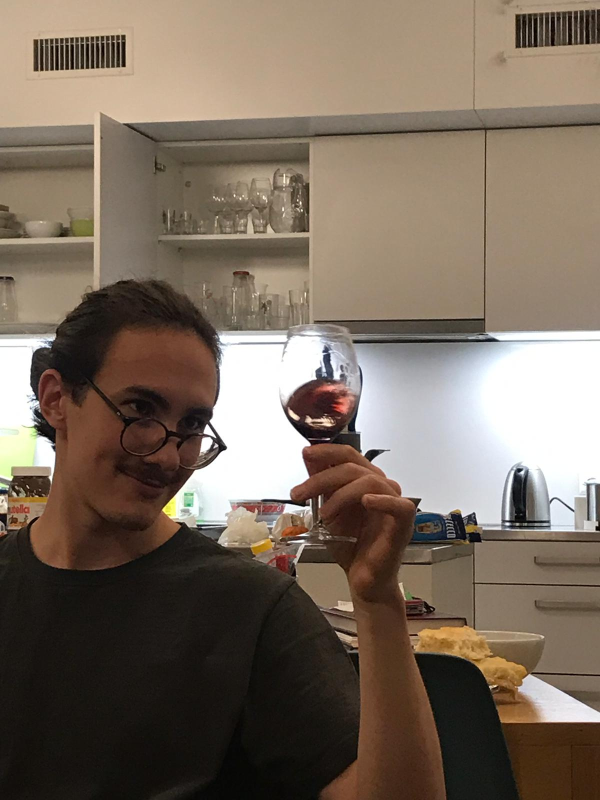
#> input picture IMG-20200229-WA0006.jpg, 1200 x 1600 px (shown at 1/2 size)
$ python -i bi.py   (imports and definitions only)
#> lines starting #> are read from the running program, lines starting #| are printed output that depends on the picture
import numpy as np
import cv2 as cv
import math
import time
import os

# NOTE: in cv x corresponds to width and y to height, however height has index 0 and width has 1

# testing
directory = '/home/jonas/Projects/Beerxels/Data' # directory that contains all the images,


def F(R,width,height): # calculate total number of circles given width, height and radius (R) and subtract the actual bigbatch nuber
		return bigbatch - width/(2*R) + 0.5 - (width*height)/(2*math.sqrt(3)*pow(R,2)) + width/(math.sqrt(3)*R) + height/(2*math.sqrt(3)*R) - 1/math.sqrt(3)

def f(R,width,height): # calculate derivative of F
		return width/(2*pow(R,2)) + (width*height)/(math.sqrt(3)*pow(R,3)) - width/(math.sqrt(3)*pow(R,2)) - height/(2*math.sqrt(3)*pow(R,2))

def analyzepic(picpath):
	## INPUT:
	## PREPROCESSING ##
#> called with picpath = 'IMG-20200229-WA0006.jpg'
	img = cv.imread(picpath)
#> img is the input picture: shape (1600, 1200, 3); mean B, G, R 94.7, 108.3, 122.5
	img = cv.medianBlur(img,3)	# blur
	scaling = 0.2
	width = int(img.shape[1]*scaling)
#> width = 240
	height = int(img.shape[0]*scaling)
#> height = 320
	dim = (width,height)
#> dim = (240, 320)
	img = cv.resize(img, dim, interpolation = cv.INTER_AREA)
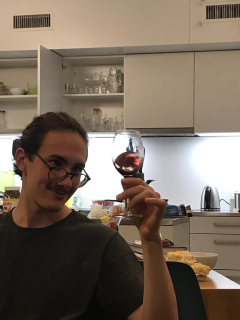
#> img: shape (320, 240, 3); mean B, G, R 94.7, 108.3, 122.5


	# visually check if sizing works
	cv.imshow('Image',img)
	cv.waitKey(0)
	cv.destroyAllWindows()

	## END PREPORCESSING ##

	bigbatch = 500 # how many circles are we trying to fit?


	## NEWTONS METHOD FOR SOLVING NONLINEAR EQUATION ##


	tol = 1e-9	# tolerance for newton
	maxiter = 15	# maximum iterations for Newton
	error = 9999	# initialize error
	k = 0	# initialize iteration counter
	R_n = np.zeros(16)	# initialize R vector

	R_n[0] = 0.5 * math.sqrt(width*height/bigbatch) # estimate initial guess via grid pattern of circles
	#print('initial guess: R = ', R_n[0])
	#print('Starting Newton Iteration')
	while(error > tol and k <= maxiter):	# Newton iteration
		R_n[k+1] = R_n[k] - F(R_n[k],width,height)/f(R_n[k],width,height)
		error = np.linalg.norm(R_n[k+1]-R_n[k])		# recalculate error
		k += 1
#> after the loop, k = 0
		#print("iteration {:d}: R={:f}, error={:.15f}".format(k,R_n[k],error))
	R = int(math.floor(R_n[k]))	# use result of last iteration as radius R
	print('Radius: ',R)

	## END NEWTON ##

	# calculate
	xnum = int(math.floor((width-R)/(2*R)))
	print('xnum = ', xnum)
	ynum = int(math.floor((height-2*R)/(R*math.sqrt(3))+1))
	print('ynum = ', ynum)


	## COLLECT DATA ##

	# do I store the data in a vector or a matrix? Matrix!!

	bigdata = np.zeros((xnum,ynum,3),np.uint8) # initialize matrix with saved color values (BGR)

	xcentering_value = (width - xnum*2*R-R)/2
	ycentering_value = (height - (ynum-1)*math.sqrt(3)*R - 2*R)/2

	#print('xcentering_value = ',xcentering_value,'ycentering_value =', ycentering_value)
	for i in range(0,xnum):
		for j in range(0,ynum):
			# calculate x and y pos of current circle
			#print('i: ', i, '; j: ', j)
			x_val = int(R+i*2*R + R*(j%2)+ xcentering_value)
			y_val = int(R+j*math.sqrt(3)*R + ycentering_value)
			#print('x_val = ',x_val,'   y_val = ',y_val)
			# create region of interes (roi) around circle from color image
			roi = img[(y_val-R):(y_val+R+1),(x_val-R):(x_val+R+1)] # height/width are switched w.r.t x/y
			#print('roi: ',roi.shape)
			# create circle mask
			mask = np.zeros((2*R+1,2*R+1), np.uint8)
			#print('mask: ',mask.shape)
			cv.circle(mask,(R,R),R,(255,255,255),-1)
	 		# black out non circle part of roi
			res = cv.bitwise_and(roi,roi, mask = mask)
			# convert mask to binary
			bmask = cv.threshold(mask, 100,1,cv.THRESH_BINARY)
			# find num of non black px in mask
			col_px = np.sum(bmask[1][:]) # number of colored (non-black) px

			# sum up values in each channel and divide by num of non black px
			# separate channels
			blue = res[:,:,0]
			green = res[:,:,1]
			red = res[:,:,2]

			# average values
			blue_av = np.sum(blue)/col_px
			green_av = np.sum(green)/col_px
			red_av = np.sum(red)/col_px
			res_col = [blue_av,green_av,red_av] # recombine color channels

			bigdata[i,j,:] = res_col # save color to matrix

	## END COLLECT DATDA ##
	return


	'''
	## VISUALIZATION ##

	board = np.zeros((height,width,3), np.uint8) # creates a black image with the same dimensions as the original

	for i in range(0,xnum):
		for j in range(0,ynum):
			x_val = int(R+i*2*R + R*(j%2) + xcentering_value)
			y_val = int(R+j*math.sqrt(3)*R + ycentering_value)
			color = (bigdata[i,j,0],bigdata[i,j,1],bigdata[i,j,2])
			color = np.array((int(bigdata[i,j,0]),int(bigdata[i,j,1]),int(bigdata[i,j,2])))
			color = np.array((int(bigdata[i,j,0]),int(bigdata[i,j,1]),int(bigdata[i,j,2]))).tolist()
			#print(color)
			cv.circle(board,(x_val,y_val), R, color, -1) #	 arg1=image, arg2=center coord, ..
							# .. arg3=radius, arg4=color, arg5=thickness (negative means filled circle)
	cv.imshow('Image',board)
	cv.waitKey(0)
	cv.destroyAllWindows()
	#print(dim)
	batcherror = bigbatch - xnum*ynum
	print('batcherror = ', batcherror)

	## END VISUALIZATION ##

	'''

#> (the run stopped early here; a loop or call above may not have finished)

$ run again, on IMG-20200305-WA0010.jpg
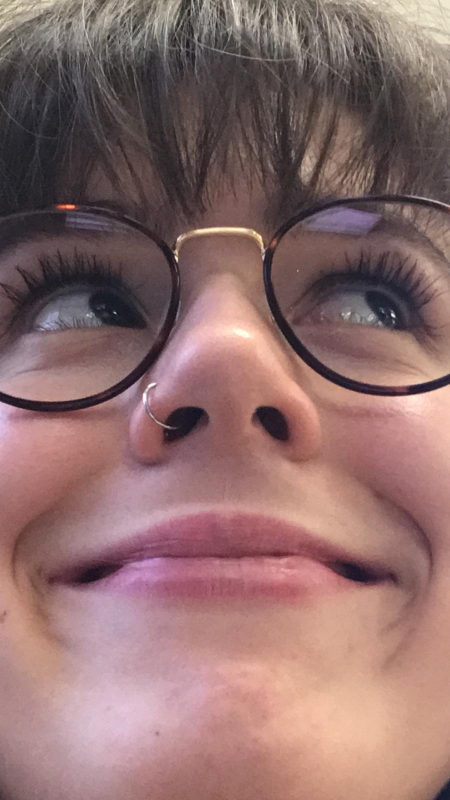
#> input picture IMG-20200305-WA0010.jpg, 900 x 1600 px (shown at 1/2 size)
#> in analyzepic, img is the input picture: shape (1600, 900, 3); mean B, G, R 108.5, 109.9, 142.8
#> in analyzepic, `img = cv.resize(img, dim, interpolation = cv.INTER_AREA)`:
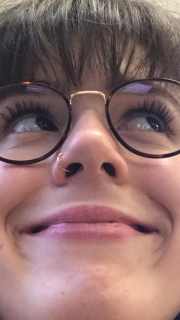
#> img: shape (320, 180, 3); mean B, G, R 108.5, 109.9, 142.8

$ run again, on IMG-20200402-WA0000.jpg
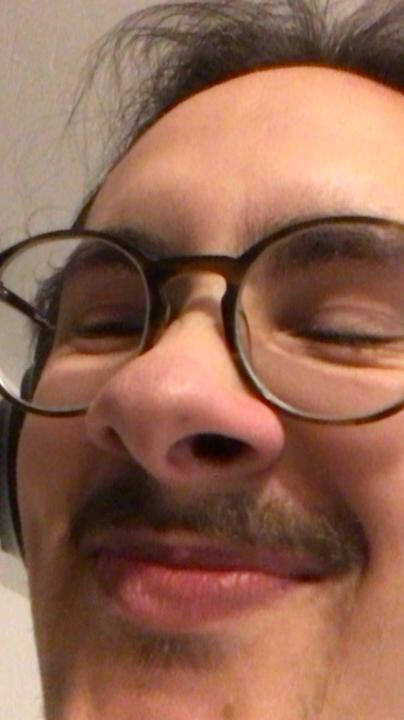
#> input picture IMG-20200402-WA0000.jpg, 404 x 720 px
#> in analyzepic, img is the input picture: shape (720, 404, 3); mean B, G, R 82.6, 102.3, 146.4
#> in analyzepic, `img = cv.resize(img, dim, interpolation = cv.INTER_AREA)`:
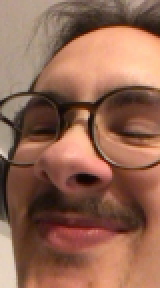
#> img: shape (144, 80, 3) (shown 2 times larger); mean B, G, R 82.6, 102.3, 146.4

$ run again, on 20200213_123528.jpg
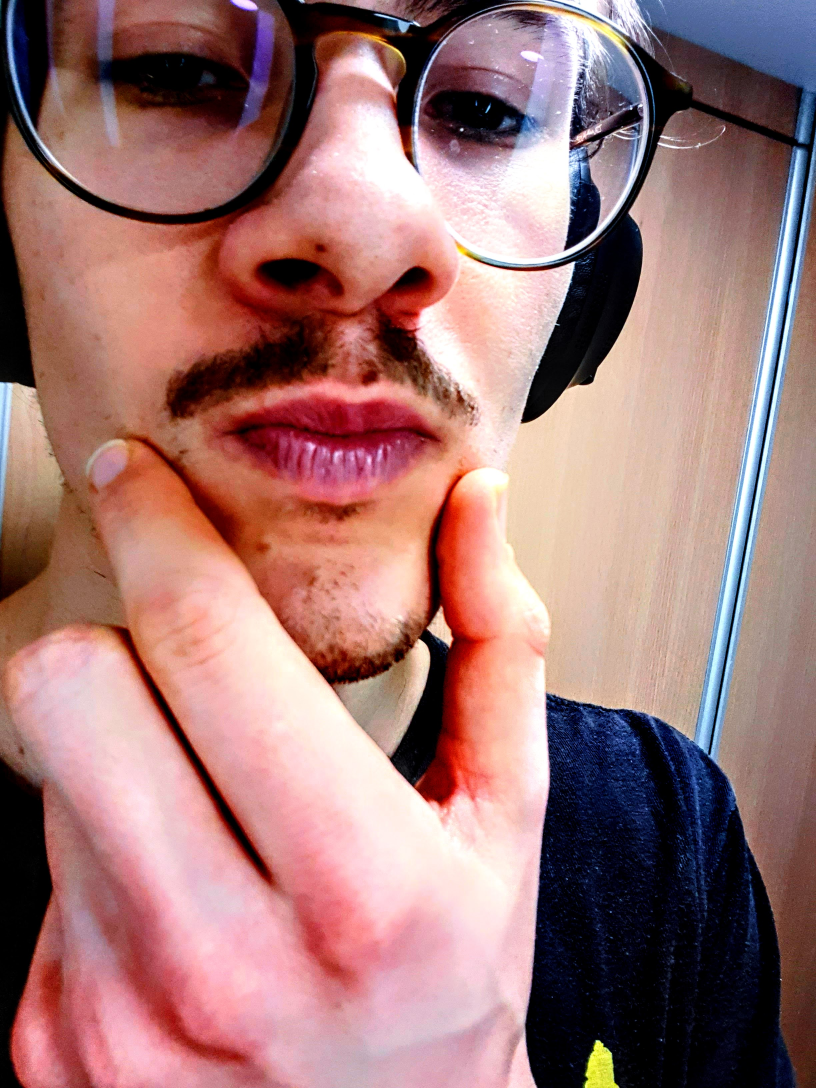
#> input picture 20200213_123528.jpg, 2448 x 3264 px (shown at 1/3 size)
#> in analyzepic, img is the input picture: shape (3264, 2448, 3); mean B, G, R 116.5, 118.1, 160.2
#> in analyzepic, `img = cv.resize(img, dim, interpolation = cv.INTER_AREA)`:
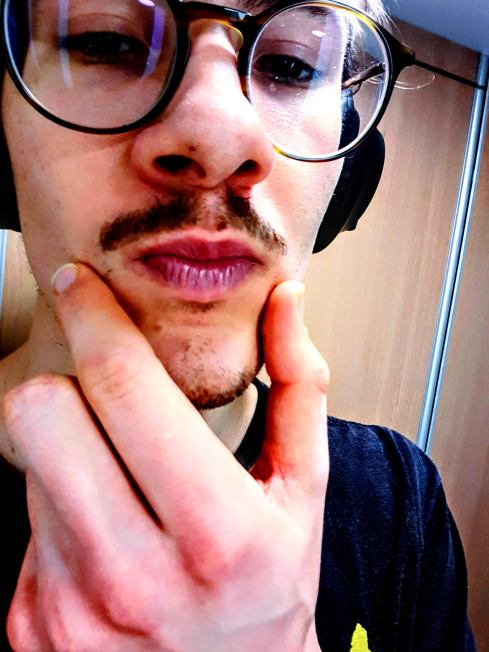
#> img: shape (652, 489, 3); mean B, G, R 116.5, 118.1, 160.2
